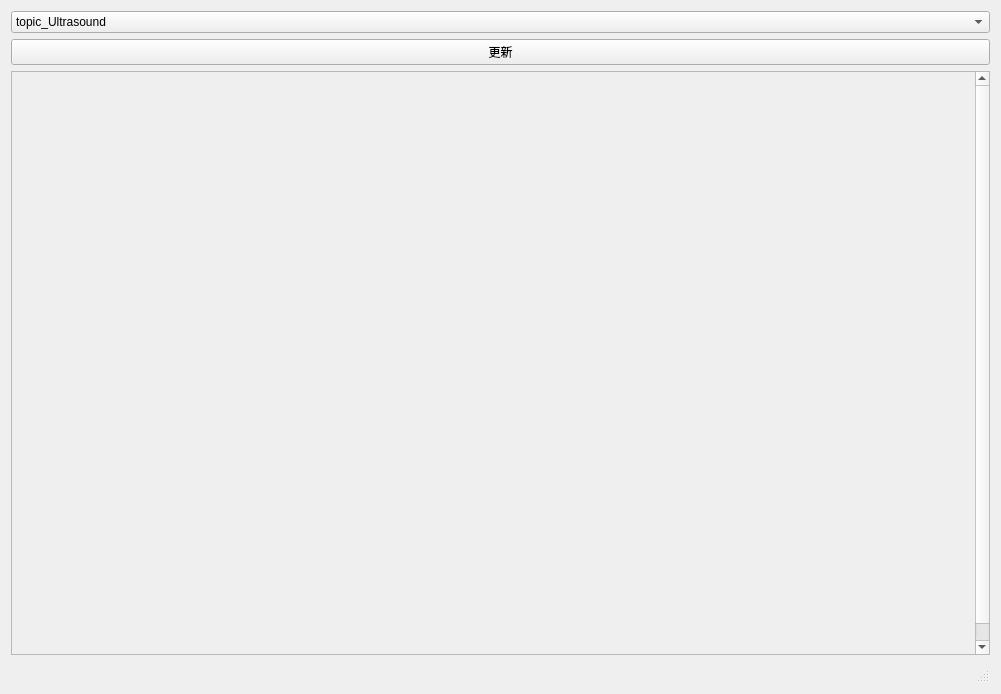
<?xml version="1.0" encoding="UTF-8"?>
<ui version="4.0">
 <class>sensor_form</class>
 <widget class="QWidget" name="sensor_form">
  <property name="geometry">
   <rect>
    <x>0</x>
    <y>0</y>
    <width>1001</width>
    <height>694</height>
   </rect>
  </property>
  <property name="windowTitle">
   <string>MainWindow</string>
  </property>
  <layout class="QVBoxLayout" name="verticalLayout_3">
   <item>
    <layout class="QHBoxLayout" name="horizontalLayout">
     <item>
      <layout class="QVBoxLayout" name="verticalLayout">
       <item>
        <widget class="QComboBox" name="comboBox">
         <item>
          <property name="text">
           <string>topic_Ultrasound</string>
          </property>
         </item>
         <item>
          <property name="text">
           <string>topic_ENV</string>
          </property>
         </item>
        </widget>
       </item>
       <item>
        <widget class="QPushButton" name="pushButton">
         <property name="text">
          <string>更新</string>
         </property>
        </widget>
       </item>
       <item>
        <widget class="QScrollArea" name="scrollArea">
         <property name="widgetResizable">
          <bool>true</bool>
         </property>
         <widget class="QWidget" name="scrollAreaWidgetContents">
          <property name="geometry">
           <rect>
            <x>0</x>
            <y>0</y>
            <width>963</width>
            <height>600</height>
           </rect>
          </property>
          <property name="minimumSize">
           <size>
            <width>800</width>
            <height>600</height>
           </size>
          </property>
          <layout class="QHBoxLayout" name="horizontalLayout_2">
           <item>
            <layout class="QVBoxLayout" name="verticalLayout_2"/>
           </item>
          </layout>
         </widget>
        </widget>
       </item>
      </layout>
     </item>
    </layout>
   </item>
   <item>
    <widget class="QStatusBar" name="statusbar"/>
   </item>
  </layout>
 </widget>
 <resources/>
 <connections/>
</ui>
